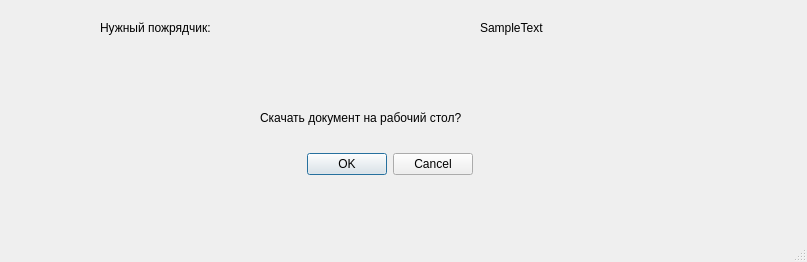
<?xml version="1.0" encoding="UTF-8"?>
<ui version="4.0">
 <class>MainWindow</class>
 <widget class="QMainWindow" name="MainWindow">
  <property name="geometry">
   <rect>
    <x>0</x>
    <y>0</y>
    <width>807</width>
    <height>262</height>
   </rect>
  </property>
  <property name="windowTitle">
   <string>MainWindow</string>
  </property>
  <widget class="QWidget" name="centralwidget">
   <widget class="QDialogButtonBox" name="buttonBox">
    <property name="geometry">
     <rect>
      <x>280</x>
      <y>150</y>
      <width>193</width>
      <height>28</height>
     </rect>
    </property>
    <property name="standardButtons">
     <set>QDialogButtonBox::Cancel|QDialogButtonBox::Ok</set>
    </property>
   </widget>
   <widget class="QLabel" name="label">
    <property name="geometry">
     <rect>
      <x>100</x>
      <y>20</y>
      <width>211</width>
      <height>16</height>
     </rect>
    </property>
    <property name="text">
     <string>Нужный пожрядчик:</string>
    </property>
   </widget>
   <widget class="QLabel" name="label_2">
    <property name="geometry">
     <rect>
      <x>480</x>
      <y>20</y>
      <width>211</width>
      <height>16</height>
     </rect>
    </property>
    <property name="text">
     <string>SampleText</string>
    </property>
   </widget>
   <widget class="QLabel" name="label_3">
    <property name="geometry">
     <rect>
      <x>260</x>
      <y>110</y>
      <width>261</width>
      <height>16</height>
     </rect>
    </property>
    <property name="text">
     <string>Скачать документ на рабочий стол?</string>
    </property>
   </widget>
  </widget>
  <widget class="QMenuBar" name="menubar">
   <property name="geometry">
    <rect>
     <x>0</x>
     <y>0</y>
     <width>807</width>
     <height>26</height>
    </rect>
   </property>
  </widget>
  <widget class="QStatusBar" name="statusbar"/>
 </widget>
 <resources/>
 <connections/>
</ui>
